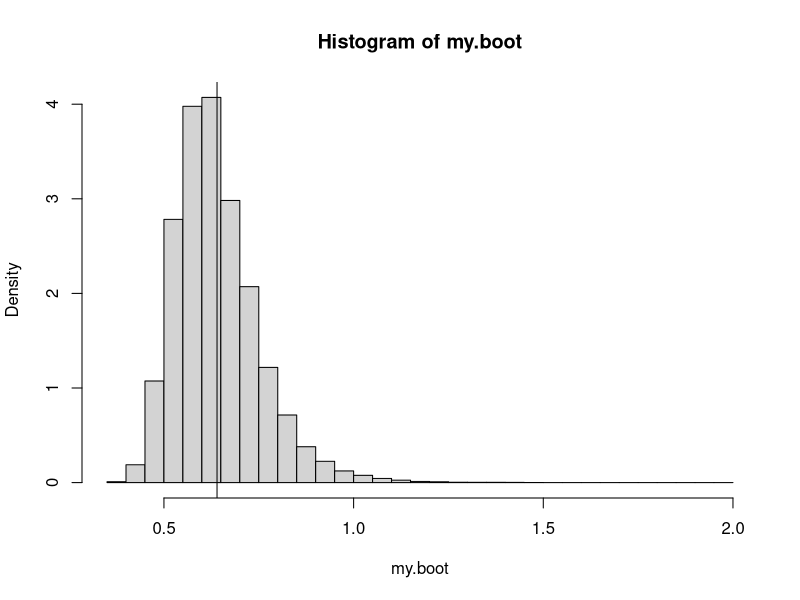
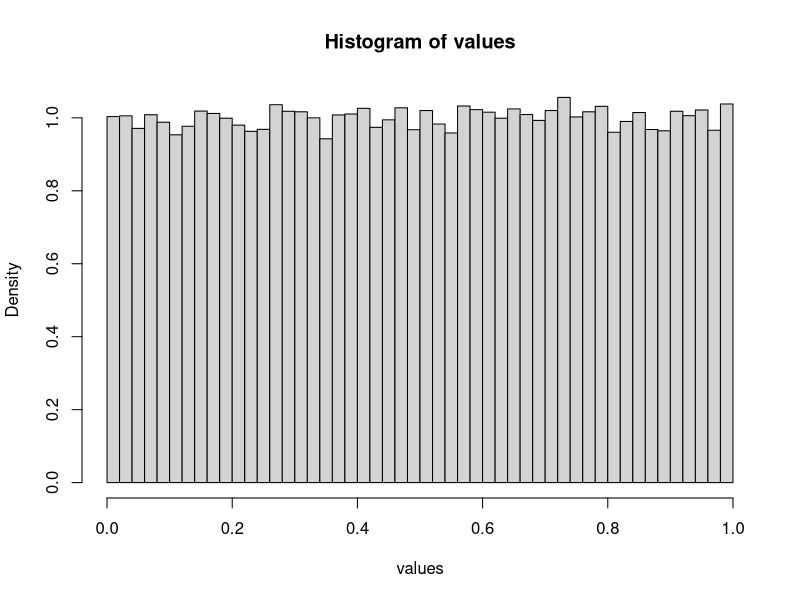
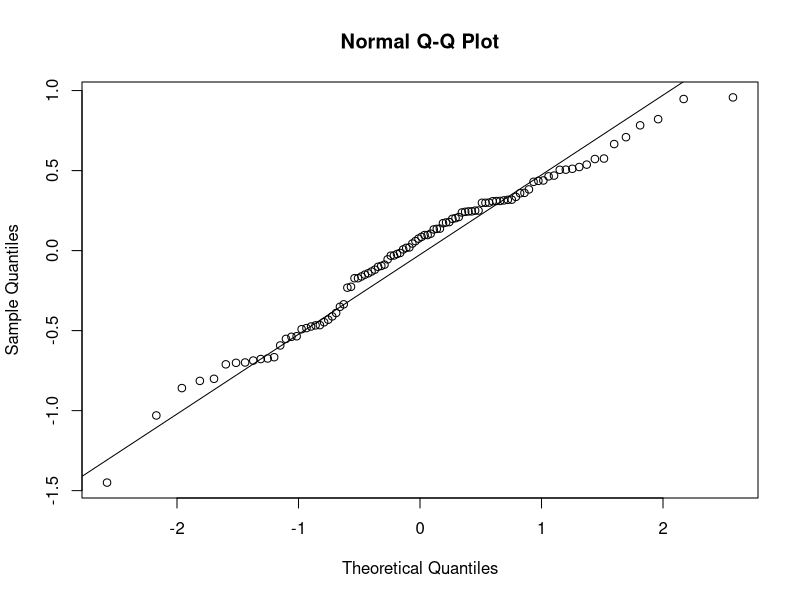
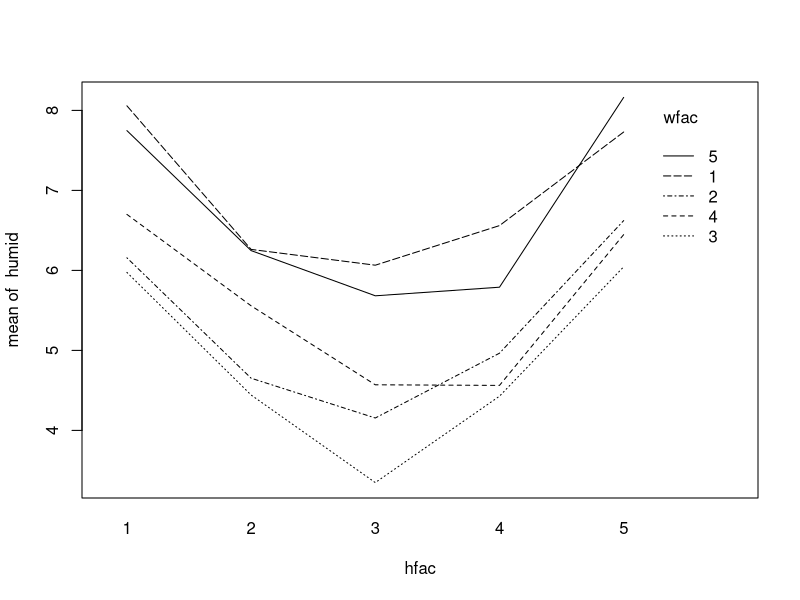
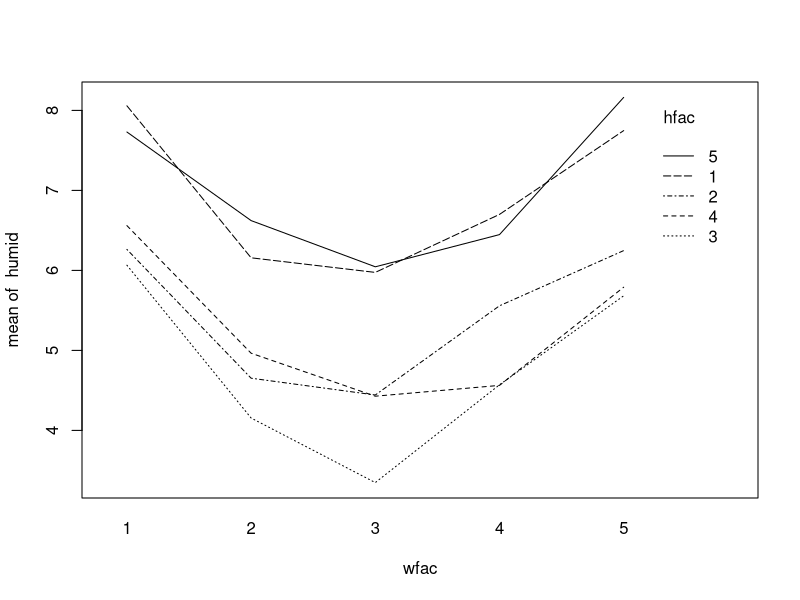
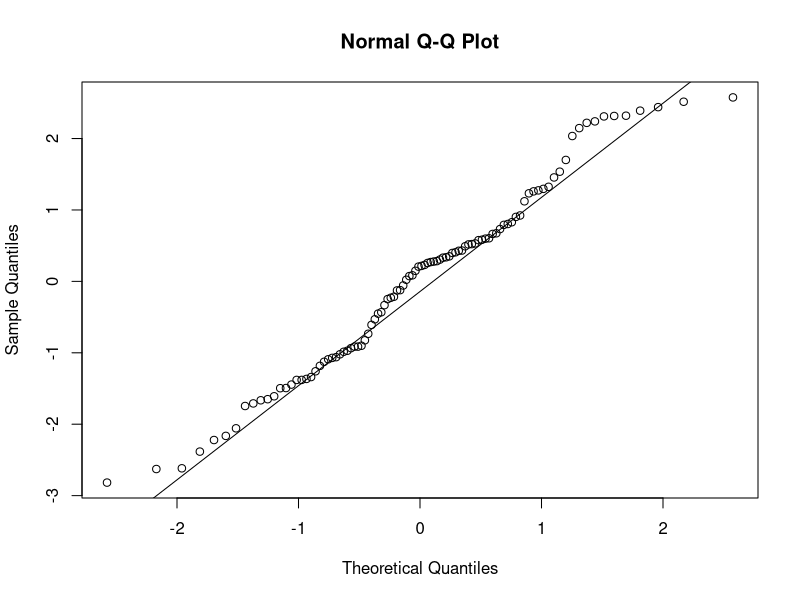
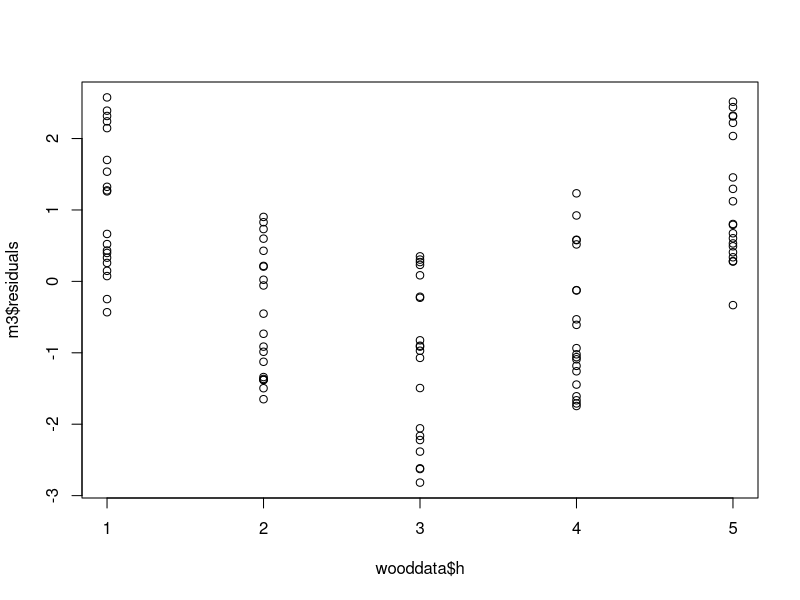
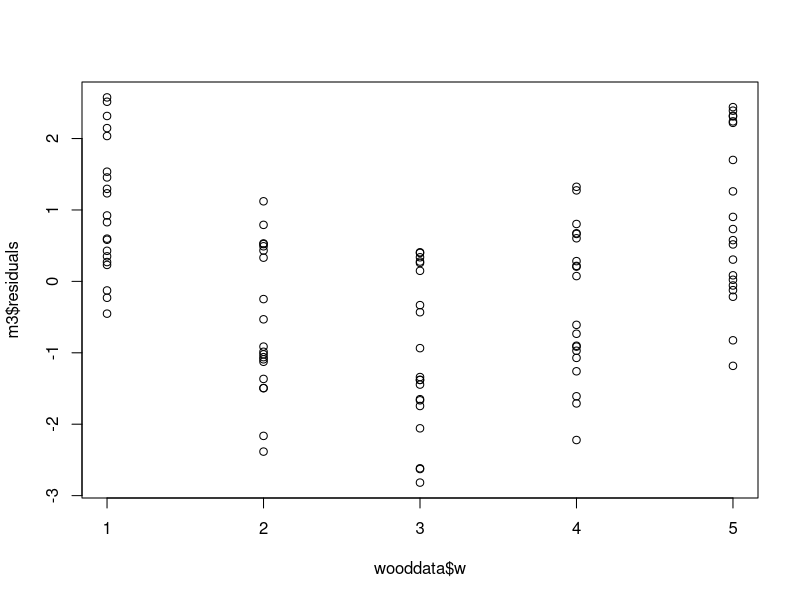

The R script that drew these images, in order:
## ---- chunk 1
set.seed(42)
## ---- chunk 2
obs=rbind(c(4,2030),c(5,977),c(7,744),c(13,757),c(9,782))
ex=outer(rowSums(obs),colSums(obs))/sum(obs)
obs1=ifelse(obs==0,1,obs) 
G=2*sum(obs*log(obs1/ex))
pval=1-pchisq(G,(dim(obs)[1]-1)*(dim(obs)[2]-1)) 
c(Forventede=ex)
c(G=G,Pvaerdi=pval)
## ---- chunk 3
th<-0.00286
n<-c(2034,982,751,770,791)
p<-c(1,2,3,4,5)*th
e<-c(n*p,n*(1-p))
e
## ---- chunk 4
A<-c(4,5,7,13,9,2030,977,744,757,782)


k<-1

gtest<-2*sum(A*log(A/e))
pval<-1-pchisq(gtest,5-k)
c(Gteststørrelse=gtest,Pværdi=pval)
## ---- chunk 5
set.seed(42)

Nsim<-10^5
Nantal<-50
values<-numeric(Nsim)
r=3
p=0.6
for (i in 1:Nsim){
  x<-rnbinom(n=Nantal,r,p)
  values[i]<-mean(x)/var(x)
}

## ---- chunk 6
mean(values)
## ---- chunk 7
dat1<-read.csv("negbiom.csv")
head(dat1)
## ---- chunk 8
mean(dat1$x)/var(dat1$x)
## ---- chunk 9
set.seed(42)
my.sample<-dat1$x
N <- 10^5
my.boot <- numeric(N) 
for (i in 1:N) {
x <- sample(my.sample, replace = TRUE) # draw resample
my.boot[i] <- mean(x)/var(x) # compute mean, store in my.boot 
}
## ---- chunk 10
hist(my.boot,freq=F,breaks=50)
abline(v=mean(my.boot))
## ---- chunk 11
quantile(my.boot,c(0.025,1-0.025))
## ---- chunk 12
mean(my.boot)-mean(dat1$x)/var(dat1$x)
## ---- chunk 13
p<-0.61
r=3
A<-c(11,15,11,4,4,1,4)
l=0:5
# jeg danner en vector af sandsynlighederne for at være i hver kasse
# sansynligheden for at være i den sidste kasse er 1- sandsynligheden for at være i de andre 
mellem<-dnbinom(l,r,p)
sands<-c(mellem,1-sum(mellem))

#herefter finder jeg de forventede
e<-sum(A)*sands
e
## ---- chunk 14
An<-c(11,15,11,4,9)
ln<-0:3
mellem<-dnbinom(ln,r,p)
sandsn<-c(mellem,1-sum(mellem))
en<-sum(An)*sandsn
en
## ---- chunk 15
k=0
gtest<-2*sum(An*log(An/en))
pval<-1-pchisq(gtest,length(An)-1-k)
c(Gteststørrelse=gtest,Pværdi=pval)
## ---- chunk 16
set.seed(42)

Nsim<-10^5
Nantal<-10
values<-numeric(Nsim)
for (i in 1:Nsim){
  x<-rnorm(Nantal)
  values[i]<-t.test(x)$p.value
}
## ---- chunk 17
hist(values,freq=F,breaks=50)
## ---- chunk 18
wooddata <- read.csv("wood.csv") 
humid <- wooddata$humid
hfac <- as.factor(wooddata$h) 
wfac <- as.factor(wooddata$w)
lmfit_m1 <- lm(humid ~ hfac + wfac + hfac:wfac) 
lmfit_m2 <- lm(humid ~ hfac + wfac)
anova(lmfit_m2,lmfit_m1)
## ---- chunk 19
qqnorm(lmfit_m2$residuals)
qqline(lmfit_m2$residuals)
## ---- chunk 20
interaction.plot(hfac,wfac,humid,col=)

## ---- chunk 21
interaction.plot(wfac,hfac,humid)
## ---- chunk 22
s2<-sigma(lmfit_m2)^2
s2
## ---- chunk 23
summary(lmfit_m2)$df
## ---- chunk 24
c(nedre=91*s2/qchisq(1-0.025,df=91),oevre=91*s2/qchisq(0.025,df=91))
## ---- chunk 25
B<-16
A<-16+41
ssq<-4.1937
rss1<-5.6808
f<-(ssq/B)/(rss1/A)
f
## ---- chunk 26
1-pf(f,B,A)
## ---- chunk 27
m3<-lm(humid~h+w,data=wooddata)
## ---- chunk 28
qqnorm(m3$residuals)
qqline(m3$residuals)
## ---- chunk 29
plot(m3$residuals~wooddata$h)
## ---- chunk 30
plot(m3$residuals~wooddata$w)
## ---- chunk 31
wooddata$kw=wooddata$w^2
wooddata$kh=wooddata$h^2
head(wooddata)
## ---- chunk 32
m4<-lm(humid~kh+kw,data = wooddata)
## ---- chunk 33
qqnorm(m4$residuals)
qqline(m4$residuals)
## ---- chunk 34
plot(m4$residuals~wooddata$kw)
plot(m4$residuals~wooddata$kh)
## ---- chunk 35
wooddata$kah<-(wooddata$h-3)^2
wooddata$kaw<-(wooddata$w-3)^2
## ---- chunk 36
m5<-lm(humid~kah+kaw,data = wooddata)
## ---- chunk 37
qqnorm(m5$residuals)
qqline(m5$residuals)
## ---- chunk 38
plot(m5$residuals~wooddata$w)
plot(m5$residuals~wooddata$h)
## ---- chunk 39
ny.data=data.frame(h=3,w=3)
ny.data$kah<-(ny.data$h-3)^2
ny.data$kaw<-(ny.data$w-3)^2
ny.data$h<-factor(ny.data$h)
ny.data$w<-factor(ny.data$w)
## ---- chunk 40
m2<-lm(humid~factor(w)+factor(h),data=wooddata)
## ---- chunk 41
predict(m2,ny.data,interval="prediction")
## ---- chunk 42
predict(m5,ny.data,interval="prediction")
